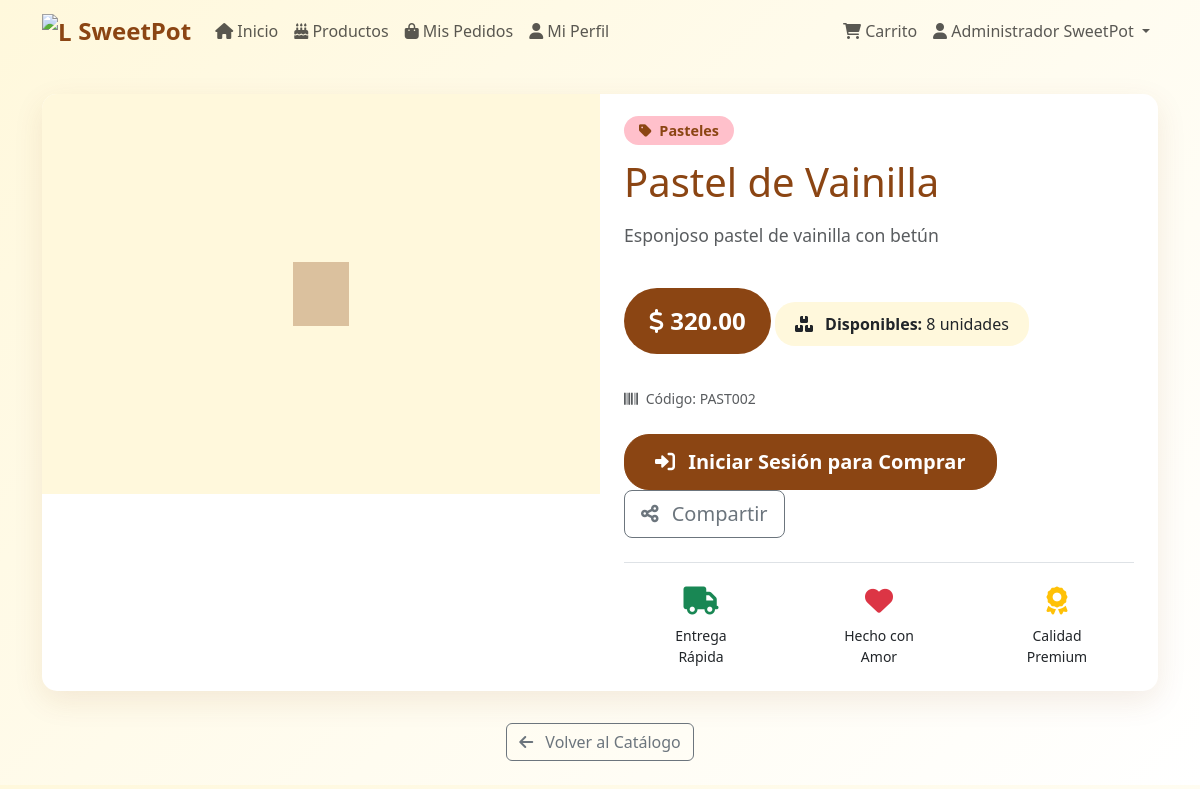
/producto.php?id=2 (signed in), run on the app's committed database.
### tables this page shows
CREATE TABLE productos (
    id INT AUTO_INCREMENT PRIMARY KEY,
    categoria_id INT NOT NULL,
    nombre VARCHAR(100) NOT NULL,
    descripcion TEXT,
    precio DECIMAL(10,2) NOT NULL,
    stock INT NOT NULL DEFAULT 0,
    stock_minimo INT DEFAULT 5,
    imagen VARCHAR(500),
    codigo_producto VARCHAR(50) UNIQUE,
    estado ENUM('activo','inactivo') DEFAULT 'activo',
    fecha_creacion DATETIME DEFAULT CURRENT_TIMESTAMP,
    fecha_actualizacion DATETIME DEFAULT CURRENT_TIMESTAMP ON UPDATE CURRENT_TIMESTAMP,
    
    FOREIGN KEY (categoria_id) REFERENCES categorias(id) ON DELETE CASCADE,
    INDEX idx_categoria (categoria_id),
    INDEX idx_nombre (nombre),
    INDEX idx_estado (estado),
    INDEX idx_codigo (codigo_producto)
);

CREATE TABLE categorias (
    id INT AUTO_INCREMENT PRIMARY KEY,
    nombre VARCHAR(100) NOT NULL UNIQUE,
    descripcion TEXT,
    estado ENUM('activo','inactivo') DEFAULT 'activo',
    fecha_creacion DATETIME DEFAULT CURRENT_TIMESTAMP,
    
    INDEX idx_nombre (nombre),
    INDEX idx_estado (estado)
);

### includes/Auth.php (called while the page is built, shortened)
<?php
class Auth
{
    public static function isLoggedIn()
    {
        return true;
    }
    public static function getUser()
    {
        if (self::isLoggedIn()) {
            return [
                'id' => $_SESSION['user_id'],
                'nombre' => $_SESSION['nombre'],
                'email' => $_SESSION['email'],
                'telefono' => $_SESSION['telefono'],
                'direccion' => $_SESSION['direccion'],
                'rol' => $_SESSION['rol'],
                'estado' => $_SESSION['estado']
            ];
        }
        return false;
    }
}
?>

### producto.php (the view, shortened to what this page needs)
<?php
require_once 'includes/Auth.php';
$producto = null;
$error_mensaje = null;
try {
    $db = new Database();
    $conn = $db->getConnection();
    $stmt = $conn->prepare("
        SELECT p.*, c.nombre as categoria_nombre
        FROM productos p
        INNER JOIN categorias c ON p.categoria_id = c.id
        WHERE p.id = :id AND p.estado = 'activo'
    ");
    $stmt->execute([':id' => $_GET['id']]);
    $producto = $stmt->fetch(PDO::FETCH_ASSOC);
} catch (Exception $e) {
    $error_mensaje = $e->getMessage();
}
$user_logged_in = Auth::isLoggedIn();
$user_data = Auth::getUser();
$is_cliente = $user_logged_in && $user_data && $user_data['rol'] === 'cliente';
?>
<!DOCTYPE html>
<html lang="es">
<head>
    <link href="https://cdn.jsdelivr.net/npm/bootstrap@5.3.0/dist/css/bootstrap.min.css" rel="stylesheet">
    <link href="https://cdnjs.cloudflare.com/ajax/libs/font-awesome/6.0.0/css/all.min.css" rel="stylesheet">
    <link href="https://cdn.jsdelivr.net/npm/sweetalert2@11/dist/sweetalert2.min.css" rel="stylesheet">
</head>
<body>
    <?php if ($user_logged_in): ?>
        <?php include 'cliente/includes/navbar.php'; ?>
    <?php endif; ?>
    <div class="container my-4">
        <?php if (isset($error_mensaje)): ?>
            <div class="alert alert-unavailable text-center">
                <i class="fas fa-exclamation-triangle me-2"></i>
                <?php echo $error_mensaje; ?>
            </div>
            <div class="text-center mt-4">
                <a href="index.php" class="btn btn-outline-secondary">
                    <i class="fas fa-arrow-left me-2"></i>
                    Volver al Catálogo
                </a>
            </div>
        <?php else: ?>
            <div class="product-hero">
                <div class="row g-0">
                    <div class="col-md-6">
                        <div class="product-image">
                            <?php if (!empty($producto['imagen'])): ?>
                                <div class="placeholder" style="display: none;">
                                    <i class="fas fa-birthday-cake"></i>
                                </div>
                            <?php else: ?>
                                <div class="placeholder">
                                    <i class="fas fa-birthday-cake"></i>
                                </div>
                            <?php endif; ?>
                        </div>
                    </div>
                    <div class="col-md-6">
                        <div class="p-4">
                            <div class="mb-3">
                                <span class="category-badge">
                                    <i class="fas fa-tag me-1"></i>
                                    <?php echo htmlspecialchars($producto['categoria_nombre'] ?? 'Sin categoría'); ?>
                                </span>
                            </div>
                            <h1 class="mb-3" style="color: var(--sweetpot-brown);">
                                <?php echo htmlspecialchars($producto['nombre']); ?>
                            </h1>
                            <?php if (!empty($producto['descripcion'])): ?>
                                <p class="text-muted mb-4" style="font-size: 1.1rem;">
                                    <?php echo nl2br(htmlspecialchars($producto['descripcion'])); ?>
                                </p>
                            <?php endif; ?>
                            <div class="price-tag">
                                <i class="fas fa-dollar-sign"></i>
                                <?php echo number_format($producto['precio'], 2); ?>
                            </div>
                            <div class="stock-info">
                                <i class="fas fa-boxes me-2"></i>
                                <strong>Disponibles:</strong> <?php echo $producto['stock']; ?> unidades
                            </div>
                            <?php if (!empty($producto['codigo_producto'])): ?>
                                <div class="mt-3">
                                    <small class="text-muted">
                                        <i class="fas fa-barcode me-1"></i>
                                        Código: <?php echo htmlspecialchars($producto['codigo_producto']); ?>
                                    </small>
                                </div>
                            <?php endif; ?>
                            <div class="mt-4">
                                <?php if (isset($error_mensaje)): ?>
                                    <button class="btn btn-secondary btn-lg" disabled>
                                        <i class="fas fa-ban me-2"></i>
                                        No Disponible
                                    </button>
                                <?php else: ?>
                                    <?php if ($is_cliente): ?>
                                        <button class="btn btn-sweetpot btn-lg me-3"
                                            onclick="agregarAlCarrito(<?php echo $producto['id']; ?>)">
                                            <i class="fas fa-shopping-cart me-2"></i>
                                            Agregar al Carrito
                                        </button>
                                    <?php else: ?>
                                        <a href="login.php" class="btn btn-sweetpot btn-lg me-3">
                                            <i class="fas fa-sign-in-alt me-2"></i>
                                            Iniciar Sesión para Comprar
                                        </a>
                                    <?php endif; ?>
                                    <button class="btn btn-outline-secondary btn-lg" onclick="compartirProducto()">
                                        <i class="fas fa-share-alt me-2"></i>
                                        Compartir
                                    </button>
                                <?php endif; ?>
                            </div>
                            <div class="mt-4 pt-4 border-top">
                                <div class="row text-center">
                                    <div class="col-4">
                                        <i class="fas fa-truck text-success fs-3"></i>
                                        <div class="small mt-2">Entrega<br>Rápida</div>
                                    </div>
                                    <div class="col-4">
                                        <i class="fas fa-heart text-danger fs-3"></i>
                                        <div class="small mt-2">Hecho con<br>Amor</div>
                                    </div>
                                    <div class="col-4">
                                        <i class="fas fa-award text-warning fs-3"></i>
                                        <div class="small mt-2">Calidad<br>Premium</div>
                                    </div>
                                </div>
                            </div>
                        </div>
                    </div>
                </div>
            </div>
            <div class="text-center mt-4">
                <a href="index.php" class="btn btn-outline-secondary">
                    <i class="fas fa-arrow-left me-2"></i>
                    Volver al Catálogo
                </a>
            </div>
        <?php endif; ?>
    </div>
</body>
</html>

### producto.php (style rules this page uses)
:root { --sweetpot-brown: #8b4513; --sweetpot-light-brown: #deb887; --sweetpot-pink: #ffc0cb; --sweetpot-cream: #fff8dc; }
body { background: linear-gradient(135deg, var(--sweetpot-cream) 0%, #fff 100%); font-family: 'Segoe UI', Tahoma, Geneva, Verdana, sans-serif; }
.product-hero { background: white; border-radius: 15px; box-shadow: 0 10px 30px rgba(139, 69, 19, 0.1); overflow: hidden; margin: 2rem 0; }
.product-image { height: 400px; background: var(--sweetpot-cream); display: flex; align-items: center; justify-content: center; }
.product-image .placeholder { font-size: 4rem; color: var(--sweetpot-brown); opacity: 0.3; }
.btn-sweetpot { background: var(--sweetpot-brown); border-color: var(--sweetpot-brown); color: white; border-radius: 25px; padding: 12px 30px; font-weight: 600; transition: all 0.3s ease; }
.price-tag { background: var(--sweetpot-brown); color: white; padding: 15px 25px; border-radius: 50px; font-size: 1.5rem; font-weight: bold; display: inline-block; margin: 1rem 0; }
.stock-info { background: var(--sweetpot-cream); padding: 10px 20px; border-radius: 20px; display: inline-block; margin: 0.5rem 0; }
.category-badge { background: var(--sweetpot-pink); color: var(--sweetpot-brown); padding: 5px 15px; border-radius: 15px; font-size: 0.9rem; font-weight: 600; }

### data on the page
productos: categoria.nombre "Pasteles", nombre "Pastel de Vainilla", descripcion "Esponjoso pastel de vainilla con betún", precio "320.00", stock "8", codigo_producto "PAST002"

### other printed values
$_SESSION['nombre'] "Administrador SweetPot"
